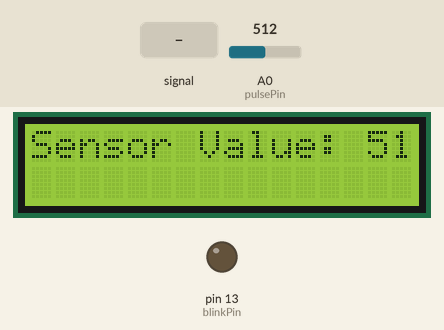
Recording of a sketch running on a simulated Arduino Uno, built with avr-gcc and run on an emulated ATmega328P. On the bench: 16×2 character LCD, output pins drawn as LEDs (lit = HIGH). The inputs (shaded band) are chosen by the test bench; at power-on: A0 (pulsePin) = 512. What the sketch prints to the serial monitor is not drawn.

Above: at 1.2 s.
1.3 s: A0 (pulsePin) fed a 200 Hz sine of ±460 counts around its level
At 1.5 s:
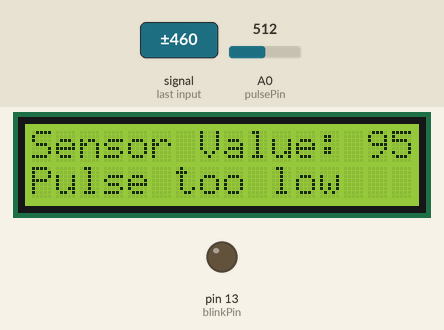
4.3 s: A0 (pulsePin) set to 716
At 5.0 s:
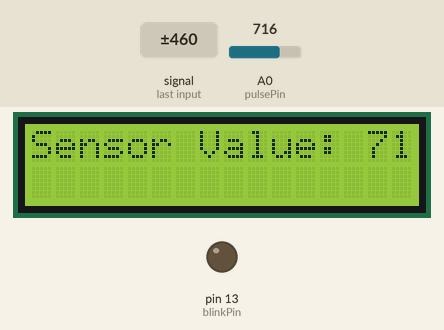
7.3 s: A0 (pulsePin) fed a 50 Hz sine of ±306 counts around its level
At 7.49 s:
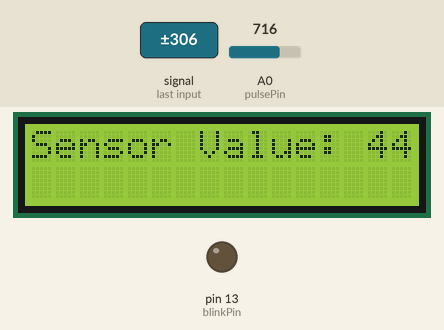
10.3 s: A0 (pulsePin) fed a 1000 Hz sine of ±255 counts around its level
At 10.98 s:
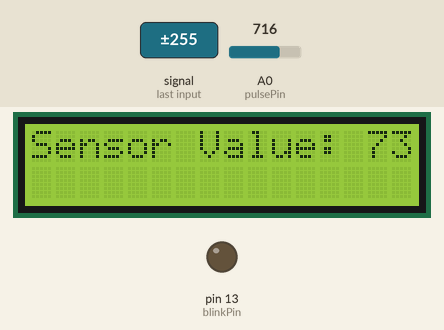
13.3 s: A0 (pulsePin) set to 216
At 14.1 s:
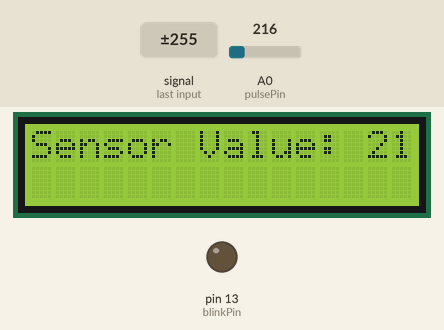
14.8 s: A0 (pulsePin) set to 193
At 15.1 s:
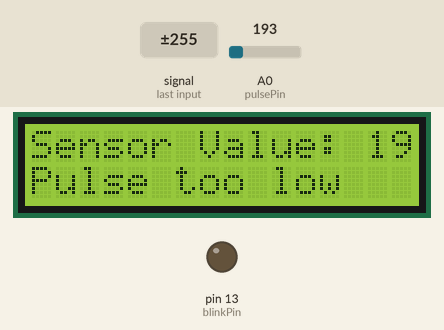
Timing chart, 0 to 17.8 s (numbered marks = the images above; inputs shaded):
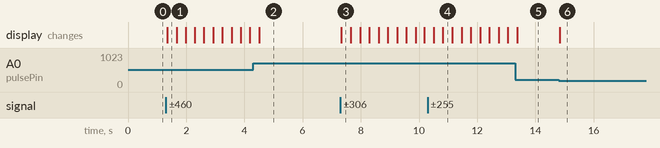

The sketch:

pulse.ino
```cpp
#include <Wire.h>
#include <LiquidCrystal_I2C.h>

LiquidCrystal_I2C lcd(0x27, 16, 2);
int pulsePin = A0;
int blinkPin = 13;

void setup() {
  pinMode(blinkPin, OUTPUT);
  Serial.begin(9600);
  lcd.init();
  lcd.backlight();
}

void loop() {
  int sensorValue = analogRead(pulsePin);

  Serial.print("Sensor Value: ");
  Serial.println(sensorValue);
  lcd.clear();
  lcd.setCursor(0, 0);
  lcd.print("Sensor Value: ");
  lcd.print(sensorValue);

  if (sensorValue < 200) {
    lcd.setCursor(0, 1);
    lcd.print("Pulse too low");
  }
}
```

Measured:
- the behaviour switches between 200 and 199 on A0 (pulsePin) (found by bisection; images 5 and 6)
- after the input at 1.3 s, the display: changes after 0.05 s (image 1)
- after the input at 7.3 s, the display: changes at once (image 3)
- after the input at 14.8 s, the display: changes at once (image 6)
